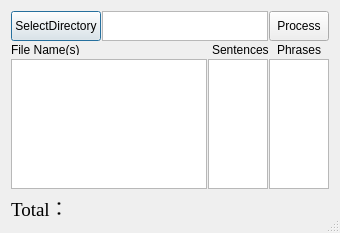
<?xml version="1.0" encoding="UTF-8"?>
<ui version="4.0">
 <class>Dialog</class>
 <widget class="QDialog" name="Dialog">
  <property name="geometry">
   <rect>
    <x>0</x>
    <y>0</y>
    <width>340</width>
    <height>227</height>
   </rect>
  </property>
  <property name="sizePolicy">
   <sizepolicy hsizetype="Expanding" vsizetype="Expanding">
    <horstretch>1</horstretch>
    <verstretch>1</verstretch>
   </sizepolicy>
  </property>
  <property name="cursor">
   <cursorShape>ArrowCursor</cursorShape>
  </property>
  <property name="windowTitle">
   <string>Batch Counting</string>
  </property>
  <property name="windowIcon">
   <iconset>
    <normaloff>logo.png</normaloff>logo.png</iconset>
  </property>
  <property name="sizeGripEnabled">
   <bool>true</bool>
  </property>
  <layout class="QGridLayout" name="gridLayout">
   <property name="horizontalSpacing">
    <number>6</number>
   </property>
   <property name="verticalSpacing">
    <number>4</number>
   </property>
   <item row="2" column="0" colspan="2">
    <layout class="QHBoxLayout" name="horizontalLayout">
     <property name="spacing">
      <number>1</number>
     </property>
     <item>
      <widget class="QTextBrowser" name="textBrowser">
       <property name="enabled">
        <bool>true</bool>
       </property>
       <property name="sizePolicy">
        <sizepolicy hsizetype="Expanding" vsizetype="Expanding">
         <horstretch>1</horstretch>
         <verstretch>2</verstretch>
        </sizepolicy>
       </property>
       <property name="minimumSize">
        <size>
         <width>0</width>
         <height>130</height>
        </size>
       </property>
       <property name="maximumSize">
        <size>
         <width>1000</width>
         <height>1000</height>
        </size>
       </property>
      </widget>
     </item>
     <item>
      <widget class="QTextBrowser" name="textBrowser_2">
       <property name="sizePolicy">
        <sizepolicy hsizetype="Expanding" vsizetype="Expanding">
         <horstretch>0</horstretch>
         <verstretch>2</verstretch>
        </sizepolicy>
       </property>
       <property name="maximumSize">
        <size>
         <width>60</width>
         <height>1000</height>
        </size>
       </property>
      </widget>
     </item>
     <item>
      <widget class="QTextBrowser" name="textBrowser_3">
       <property name="sizePolicy">
        <sizepolicy hsizetype="Expanding" vsizetype="Expanding">
         <horstretch>0</horstretch>
         <verstretch>2</verstretch>
        </sizepolicy>
       </property>
       <property name="maximumSize">
        <size>
         <width>60</width>
         <height>1000</height>
        </size>
       </property>
      </widget>
     </item>
    </layout>
   </item>
   <item row="3" column="0">
    <widget class="QLabel" name="label">
     <property name="sizePolicy">
      <sizepolicy hsizetype="Expanding" vsizetype="Expanding">
       <horstretch>1</horstretch>
       <verstretch>1</verstretch>
      </sizepolicy>
     </property>
     <property name="maximumSize">
      <size>
       <width>16777215</width>
       <height>30</height>
      </size>
     </property>
     <property name="font">
      <font>
       <family>Times New Roman</family>
       <pointsize>14</pointsize>
       <weight>50</weight>
       <bold>false</bold>
      </font>
     </property>
     <property name="text">
      <string>Total：</string>
     </property>
    </widget>
   </item>
   <item row="1" column="0" colspan="2">
    <layout class="QHBoxLayout" name="horizontalLayout_4">
     <property name="spacing">
      <number>1</number>
     </property>
     <item>
      <widget class="QLabel" name="label_4">
       <property name="maximumSize">
        <size>
         <width>1000</width>
         <height>10</height>
        </size>
       </property>
       <property name="font">
        <font>
         <weight>50</weight>
         <italic>false</italic>
         <bold>false</bold>
        </font>
       </property>
       <property name="text">
        <string>File Name(s)</string>
       </property>
      </widget>
     </item>
     <item>
      <widget class="QLabel" name="label_3">
       <property name="sizePolicy">
        <sizepolicy hsizetype="Expanding" vsizetype="Preferred">
         <horstretch>1</horstretch>
         <verstretch>0</verstretch>
        </sizepolicy>
       </property>
       <property name="maximumSize">
        <size>
         <width>64</width>
         <height>10</height>
        </size>
       </property>
       <property name="font">
        <font>
         <weight>50</weight>
         <bold>false</bold>
        </font>
       </property>
       <property name="text">
        <string>Sentences</string>
       </property>
      </widget>
     </item>
     <item>
      <widget class="QLabel" name="label_2">
       <property name="sizePolicy">
        <sizepolicy hsizetype="Expanding" vsizetype="Preferred">
         <horstretch>1</horstretch>
         <verstretch>0</verstretch>
        </sizepolicy>
       </property>
       <property name="maximumSize">
        <size>
         <width>52</width>
         <height>10</height>
        </size>
       </property>
       <property name="font">
        <font>
         <weight>50</weight>
         <bold>false</bold>
        </font>
       </property>
       <property name="text">
        <string>Phrases</string>
       </property>
      </widget>
     </item>
    </layout>
   </item>
   <item row="0" column="0" colspan="2">
    <layout class="QHBoxLayout" name="horizontalLayout_2">
     <property name="spacing">
      <number>1</number>
     </property>
     <item>
      <widget class="QPushButton" name="selectbtn">
       <property name="sizePolicy">
        <sizepolicy hsizetype="Preferred" vsizetype="Preferred">
         <horstretch>0</horstretch>
         <verstretch>0</verstretch>
        </sizepolicy>
       </property>
       <property name="maximumSize">
        <size>
         <width>16777215</width>
         <height>30</height>
        </size>
       </property>
       <property name="text">
        <string>SelectDirectory</string>
       </property>
      </widget>
     </item>
     <item>
      <widget class="QTextEdit" name="textEdit">
       <property name="sizePolicy">
        <sizepolicy hsizetype="Expanding" vsizetype="Preferred">
         <horstretch>1</horstretch>
         <verstretch>0</verstretch>
        </sizepolicy>
       </property>
       <property name="minimumSize">
        <size>
         <width>160</width>
         <height>0</height>
        </size>
       </property>
       <property name="maximumSize">
        <size>
         <width>16777215</width>
         <height>30</height>
        </size>
       </property>
       <property name="acceptRichText">
        <bool>false</bool>
       </property>
      </widget>
     </item>
     <item>
      <widget class="QPushButton" name="probtn">
       <property name="sizePolicy">
        <sizepolicy hsizetype="Preferred" vsizetype="Preferred">
         <horstretch>0</horstretch>
         <verstretch>0</verstretch>
        </sizepolicy>
       </property>
       <property name="minimumSize">
        <size>
         <width>60</width>
         <height>0</height>
        </size>
       </property>
       <property name="maximumSize">
        <size>
         <width>60</width>
         <height>30</height>
        </size>
       </property>
       <property name="text">
        <string>Process</string>
       </property>
      </widget>
     </item>
    </layout>
   </item>
  </layout>
 </widget>
 <resources/>
 <connections/>
</ui>
